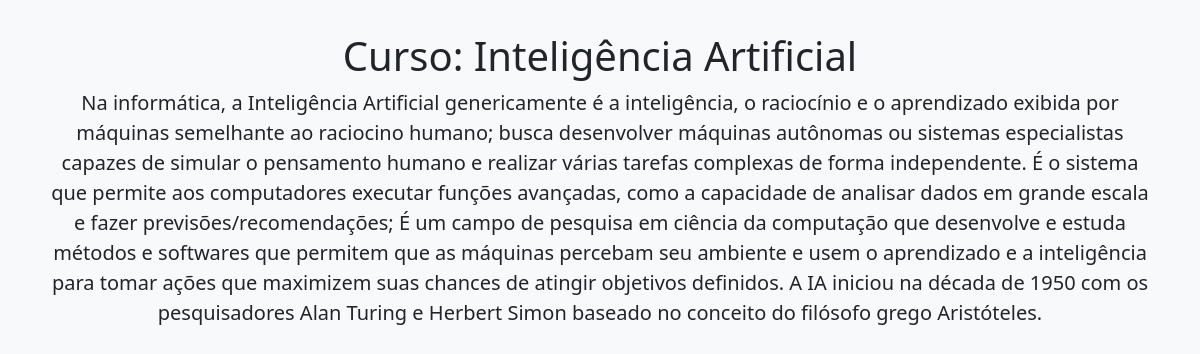
The app's page /curso/1 with its own data.
### tables this page shows
CREATE TABLE cursos (
            id INTEGER PRIMARY KEY AUTOINCREMENT,
            titulo TEXT NOT NULL,
            descricao TEXT NOT NULL,
            imagem TEXT,
            autor TEXT
        );

### app.py (the view, shortened to what this page needs)
@app.route('/curso/<int:curso_id>')
def curso_detalhe(curso_id):
    conn = conectar()
    cursor = conn.cursor()
    cursor.execute("SELECT titulo, descricao, imagem, autor FROM cursos WHERE id = ?", (curso_id,))
    curso = cursor.fetchone()
    cursor.execute("SELECT id, titulo FROM modulos WHERE curso_id = ?", (curso_id,))
    modulos = cursor.fetchall()
    estrutura = []
    conn.close()
    return render_template('curso_detalhe.html', curso=curso, estrutura=estrutura)

### app.py (called while the page is built)
def conectar():
    return sqlite3.connect('database.db')

### templates/curso_detalhe.html (shortened to what this page needs)
<!DOCTYPE html>
<html lang="pt-BR">
<head>
  <link rel="stylesheet" href="https://cdn.jsdelivr.net/npm/bootstrap@5.3.2/dist/css/bootstrap.min.css">
</head>
<body>
  <div class="container">
    <div class="curso-header text-center">
      <h1>{{ curso[0] }}</h1>
      <p class="lead">{{ curso[1] }}</p>
    </div>
  </div>
</body>
</html>

### templates/curso_detalhe.html (style rules this page uses)
body { padding: 2rem; background-color: #f8f9fa; }
.curso-header { margin-bottom: 2rem; }

### records on screen
cursos: titulo "Curso: Inteligência Artificial", descricao "Na informática, a Inteligência Artificial genericamente é a inteligência, o raciocínio e o aprendizado exibida por máquinas semelhante ao raciocino humano; busca desenvolver máquinas autônomas ou sistemas especialistas capazes de simular o pensamento humano e realizar várias tarefas complexas de forma independente. É o sistema que permite aos computadores executar funções avançadas, como a capacidade de analisar dados em grande escala e fazer previsões/recomendações; É um campo de pesquisa em ciência da computação que desenvolve e estuda métodos e softwares que permitem que as máquinas percebam seu ambiente e usem o aprendizado e a inteligência para tomar ações que maximizem suas chances de…"
